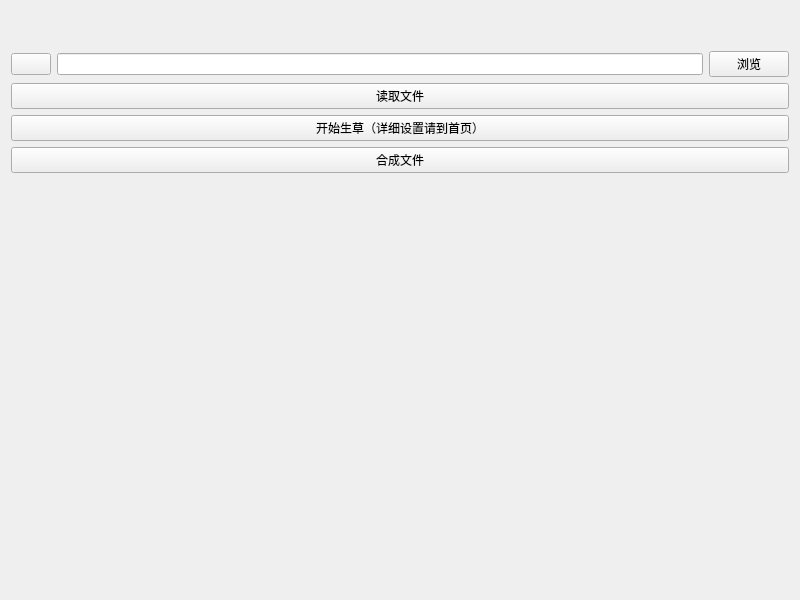
<?xml version="1.0" encoding="UTF-8"?>
<ui version="4.0">
 <class>Form</class>
 <widget class="QWidget" name="Form">
  <property name="geometry">
   <rect>
    <x>0</x>
    <y>0</y>
    <width>800</width>
    <height>600</height>
   </rect>
  </property>
  <property name="windowTitle">
   <string>Form</string>
  </property>
  <layout class="QGridLayout" name="gridLayout_2">
   <item row="5" column="0">
    <widget class="PushButton" name="PushButton_make_doc">
     <property name="text">
      <string>合成文件</string>
     </property>
    </widget>
   </item>
   <item row="1" column="0">
    <spacer name="horizontalSpacer">
     <property name="orientation">
      <enum>Qt::Horizontal</enum>
     </property>
     <property name="sizeHint" stdset="0">
      <size>
       <width>779</width>
       <height>20</height>
      </size>
     </property>
    </spacer>
   </item>
   <item row="4" column="0">
    <widget class="PushButton" name="PushButton_go">
     <property name="text">
      <string>开始生草（详细设置请到首页）</string>
     </property>
    </widget>
   </item>
   <item row="7" column="0">
    <spacer name="verticalSpacer">
     <property name="orientation">
      <enum>Qt::Vertical</enum>
     </property>
     <property name="sizeHint" stdset="0">
      <size>
       <width>20</width>
       <height>509</height>
      </size>
     </property>
    </spacer>
   </item>
   <item row="3" column="0">
    <widget class="PushButton" name="PushButton_get_text">
     <property name="text">
      <string>读取文件</string>
     </property>
    </widget>
   </item>
   <item row="2" column="0">
    <layout class="QGridLayout" name="gridLayout">
     <item row="0" column="2">
      <widget class="PushButton" name="PushButton_choose_file">
       <property name="text">
        <string>浏览</string>
       </property>
      </widget>
     </item>
     <item row="0" column="1">
      <widget class="LineEdit" name="LineEdit_doc"/>
     </item>
     <item row="0" column="0">
      <widget class="ComboBox" name="ComboBox_where"/>
     </item>
    </layout>
   </item>
   <item row="0" column="0">
    <spacer name="horizontalSpacer_2">
     <property name="orientation">
      <enum>Qt::Horizontal</enum>
     </property>
     <property name="sizeHint" stdset="0">
      <size>
       <width>40</width>
       <height>20</height>
      </size>
     </property>
    </spacer>
   </item>
  </layout>
 </widget>
 <customwidgets>
  <customwidget>
   <class>ComboBox</class>
   <extends>QPushButton</extends>
   <header>qfluentwidgets</header>
  </customwidget>
  <customwidget>
   <class>PushButton</class>
   <extends>QPushButton</extends>
   <header>qfluentwidgets</header>
  </customwidget>
  <customwidget>
   <class>LineEdit</class>
   <extends>QLineEdit</extends>
   <header>qfluentwidgets</header>
  </customwidget>
 </customwidgets>
 <resources/>
 <connections/>
</ui>
